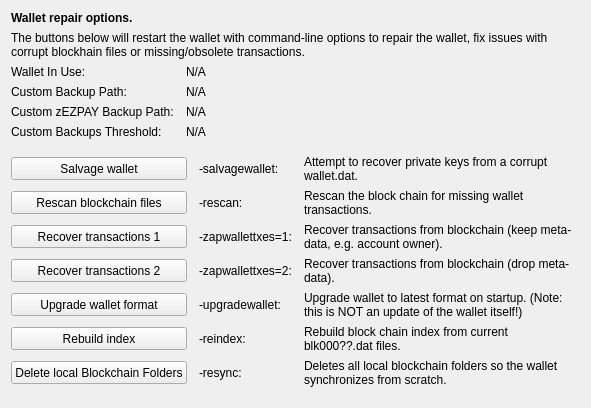
     <widget class="QWidget" name="tab_repair">
      <attribute name="title">
       <string>&amp;Wallet Repair</string>
      </attribute>
      <layout class="QGridLayout" name="gridLayout_4" columnstretch="0,0,0,0">
       <property name="horizontalSpacing">
        <number>12</number>
       </property>
       <item row="0" column="0" colspan="4">
        <widget class="QLabel" name="label_repair_header">
         <property name="font">
          <font>
           <weight>75</weight>
           <bold>true</bold>
          </font>
         </property>
         <property name="text">
          <string>Wallet repair options.</string>
         </property>
        </widget>
       </item>
       <item row="1" column="0" colspan="4">
        <widget class="QLabel" name="label_repair_helptext">
         <property name="font">
          <font>
           <weight>50</weight>
           <bold>false</bold>
          </font>
         </property>
         <property name="text">
          <string>The buttons below will restart the wallet with command-line options to repair the wallet, fix issues with corrupt blockhain files or missing/obsolete transactions.</string>
         </property>
         <property name="wordWrap">
          <bool>true</bool>
         </property>
        </widget>
       </item>
       <item row="2" column="0">
        <widget class="QLabel" name="wallet_path_label">
         <property name="text">
          <string>Wallet In Use:</string>
         </property>
        </widget>
       </item>
       <item row="2" column="1" colspan="3">
        <widget class="QLabel" name="wallet_path">
         <property name="cursor">
          <cursorShape>IBeamCursor</cursorShape>
         </property>
         <property name="text">
          <string>N/A</string>
         </property>
         <property name="textFormat">
          <enum>Qt::PlainText</enum>
         </property>
         <property name="textInteractionFlags">
          <set>Qt::LinksAccessibleByMouse|Qt::TextSelectableByKeyboard|Qt::TextSelectableByMouse</set>
         </property>
        </widget>
       </item>
       <item row="3" column="0">
        <widget class="QLabel" name="wallet_custombackuppath_label">
         <property name="visible">
          <bool>false</bool>
         </property>
         <property name="text">
          <string>Custom Backup Path:</string>
         </property>
        </widget>
       </item>
       <item row="3" column="1" colspan="3">
        <widget class="QLabel" name="wallet_custombackuppath">
         <property name="cursor">
          <cursorShape>IBeamCursor</cursorShape>
         </property>
         <property name="visible">
          <bool>false</bool>
         </property>
         <property name="text">
          <string>N/A</string>
         </property>
         <property name="textFormat">
          <enum>Qt::PlainText</enum>
         </property>
         <property name="textInteractionFlags">
          <set>Qt::LinksAccessibleByMouse|Qt::TextSelectableByKeyboard|Qt::TextSelectableByMouse</set>
         </property>
        </widget>
       </item>
       <item row="4" column="0">
        <widget class="QLabel" name="wallet_customzpivbackuppath_label">
         <property name="visible">
          <bool>false</bool>
         </property>
         <property name="text">
          <string>Custom zEZPAY Backup Path:</string>
         </property>
        </widget>
       </item>
       <item row="4" column="1" colspan="3">
        <widget class="QLabel" name="wallet_customzpivbackuppath">
         <property name="cursor">
          <cursorShape>IBeamCursor</cursorShape>
         </property>
         <property name="visible">
          <bool>false</bool>
         </property>
         <property name="text">
          <string>N/A</string>
         </property>
         <property name="textFormat">
          <enum>Qt::PlainText</enum>
         </property>
         <property name="textInteractionFlags">
          <set>Qt::LinksAccessibleByMouse|Qt::TextSelectableByKeyboard|Qt::TextSelectableByMouse</set>
         </property>
        </widget>
       </item>
       <item row="5" column="0">
        <widget class="QLabel" name="wallet_custombackupthreshold_label">
         <property name="visible">
          <bool>false</bool>
         </property>
         <property name="text">
          <string>Custom Backups Threshold:</string>
         </property>
        </widget>
       </item>
       <item row="5" column="1" colspan="3">
        <widget class="QLabel" name="wallet_custombackupthreshold">
         <property name="cursor">
          <cursorShape>IBeamCursor</cursorShape>
         </property>
         <property name="visible">
          <bool>false</bool>
         </property>
         <property name="text">
          <string>N/A</string>
         </property>
         <property name="textFormat">
          <enum>Qt::PlainText</enum>
         </property>
         <property name="textInteractionFlags">
          <set>Qt::LinksAccessibleByMouse|Qt::TextSelectableByKeyboard|Qt::TextSelectableByMouse</set>
         </property>
        </widget>
       </item>
       <item row="6" column="0">
        <spacer name="verticalSpacer_repair1">
         <property name="orientation">
          <enum>Qt::Vertical</enum>
         </property>
         <property name="sizeHint" stdset="0">
          <size>
           <width>10</width>
           <height>10</height>
          </size>
         </property>
        </spacer>
       </item>
       <item row="7" column="0" colspan="2">
        <widget class="QPushButton" name="btn_salvagewallet">
         <property name="minimumSize">
          <size>
           <width>100</width>
           <height>23</height>
          </size>
         </property>
         <property name="text">
          <string>Salvage wallet</string>
         </property>
        </widget>
       </item>
       <item row="7" column="2">
        <widget class="QLabel" name="label_repair_salvage_command">
         <property name="text">
          <string notr="true">-salvagewallet:</string>
         </property>
        </widget>
       </item>
       <item row="7" column="3">
        <widget class="QLabel" name="label_repair_salvage">
         <property name="text">
          <string>Attempt to recover private keys from a corrupt wallet.dat.</string>
         </property>
         <property name="wordWrap">
          <bool>true</bool>
         </property>
        </widget>
       </item>
       <item row="8" column="0" colspan="2">
        <widget class="QPushButton" name="btn_rescan">
         <property name="minimumSize">
          <size>
           <width>100</width>
           <height>23</height>
          </size>
         </property>
         <property name="text">
          <string>Rescan blockchain files</string>
         </property>
        </widget>
       </item>
       <item row="8" column="2">
        <widget class="QLabel" name="label_repair_rescan_command">
         <property name="text">
          <string notr="true">-rescan:</string>
         </property>
        </widget>
       </item>
       <item row="8" column="3">
        <widget class="QLabel" name="label_repair_rescan">
         <property name="text">
          <string>Rescan the block chain for missing wallet transactions.</string>
         </property>
         <property name="wordWrap">
          <bool>true</bool>
         </property>
        </widget>
       </item>
       <item row="9" column="0" colspan="2">
        <widget class="QPushButton" name="btn_zapwallettxes1">
         <property name="minimumSize">
          <size>
           <width>100</width>
           <height>23</height>
          </size>
         </property>
         <property name="text">
          <string>Recover transactions 1</string>
         </property>
        </widget>
       </item>
       <item row="9" column="2">
        <widget class="QLabel" name="label_repair_zap1_command">
         <property name="text">
          <string notr="true">-zapwallettxes=1:</string>
         </property>
        </widget>
       </item>
       <item row="9" column="3">
        <widget class="QLabel" name="label_repair_zap1">
         <property name="text">
          <string>Recover transactions from blockchain (keep meta-data, e.g. account owner).</string>
         </property>
         <property name="wordWrap">
          <bool>true</bool>
         </property>
        </widget>
       </item>
       <item row="10" column="0" colspan="2">
        <widget class="QPushButton" name="btn_zapwallettxes2">
         <property name="minimumSize">
          <size>
           <width>100</width>
           <height>23</height>
          </size>
         </property>
         <property name="text">
          <string>Recover transactions 2</string>
         </property>
        </widget>
       </item>
       <item row="10" column="2">
        <widget class="QLabel" name="label_repair_zap2_command">
         <property name="text">
          <string notr="true">-zapwallettxes=2:</string>
         </property>
        </widget>
       </item>
       <item row="10" column="3">
        <widget class="QLabel" name="label_repair_zap2">
         <property name="text">
          <string>Recover transactions from blockchain (drop meta-data).</string>
         </property>
         <property name="wordWrap">
          <bool>true</bool>
         </property>
        </widget>
       </item>
       <item row="11" column="0" colspan="2">
        <widget class="QPushButton" name="btn_upgradewallet">
         <property name="minimumSize">
          <size>
           <width>100</width>
           <height>23</height>
          </size>
         </property>
         <property name="text">
          <string>Upgrade wallet format</string>
         </property>
        </widget>
       </item>
       <item row="11" column="2">
        <widget class="QLabel" name="label_repair_upgrade_command">
         <property name="text">
          <string notr="true">-upgradewallet:</string>
         </property>
        </widget>
       </item>
       <item row="11" column="3">
        <widget class="QLabel" name="label_repair_upgrade">
         <property name="text">
          <string>Upgrade wallet to latest format on startup. (Note: this is NOT an update of the wallet itself!)</string>
         </property>
         <property name="wordWrap">
          <bool>true</bool>
         </property>
        </widget>
       </item>
       <item row="12" column="0" colspan="2">
        <widget class="QPushButton" name="btn_reindex">
         <property name="minimumSize">
          <size>
           <width>100</width>
           <height>23</height>
          </size>
         </property>
         <property name="text">
          <string>Rebuild index</string>
         </property>
        </widget>
       </item>
       <item row="12" column="2">
        <widget class="QLabel" name="label_repair_reindex_command">
         <property name="text">
          <string notr="true">-reindex:</string>
         </property>
        </widget>
       </item>
       <item row="12" column="3">
        <widget class="QLabel" name="label_repair_reindex">
         <property name="text">
          <string>Rebuild block chain index from current blk000??.dat files.</string>
         </property>
         <property name="wordWrap">
          <bool>true</bool>
         </property>
        </widget>
       </item>
       <item row="13" column="0" colspan="2">
        <widget class="QPushButton" name="btn_resync">
         <property name="minimumSize">
          <size>
           <width>100</width>
           <height>23</height>
          </size>
         </property>
         <property name="text">
          <string>Delete local Blockchain Folders</string>
         </property>
        </widget>
       </item>
       <item row="13" column="2">
        <widget class="QLabel" name="label_repair_resync_command">
         <property name="text">
          <string>-resync:</string>
         </property>
        </widget>
       </item>
       <item row="13" column="3">
        <widget class="QLabel" name="label_repair_resync">
         <property name="text">
          <string>Deletes all local blockchain folders so the wallet synchronizes from scratch.</string>
         </property>
         <property name="wordWrap">
          <bool>true</bool>
         </property>
        </widget>
       </item>
       <item row="14" column="0">
        <spacer name="verticalSpacer_repair2">
         <property name="orientation">
          <enum>Qt::Vertical</enum>
         </property>
         <property name="sizeHint" stdset="0">
          <size>
           <width>20</width>
           <height>10</height>
          </size>
         </property>
        </spacer>
       </item>
      </layout>
     </widget>
